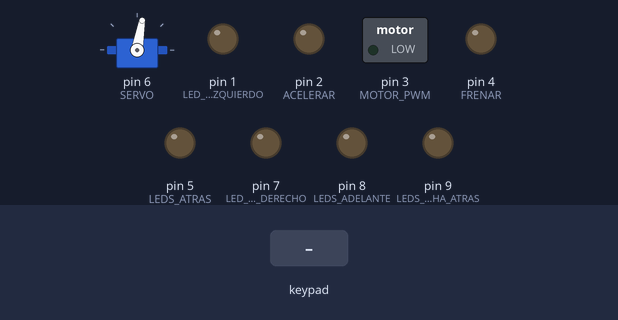
Bench run of a sketch on a simulated Arduino Uno, built with avr-gcc and run on an emulated ATmega328P. Parts: servo, switched loads named in the sketch (green lamp = pin HIGH), output pins drawn as LEDs (lit = HIGH). Inputs (shaded band) come from the test bench.

Above: at 1.2 s.
1.3 s: key 'O' pressed
At 2.3 s:
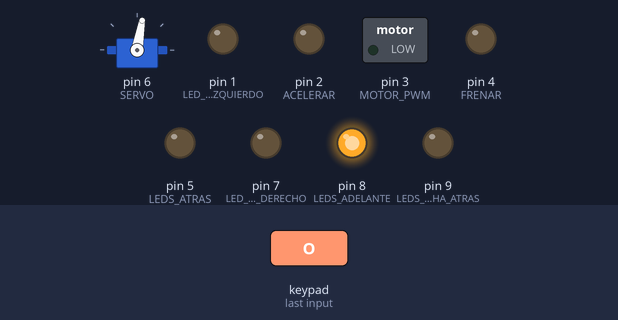
2.8 s: key 'S' pressed
At 4.0 s:
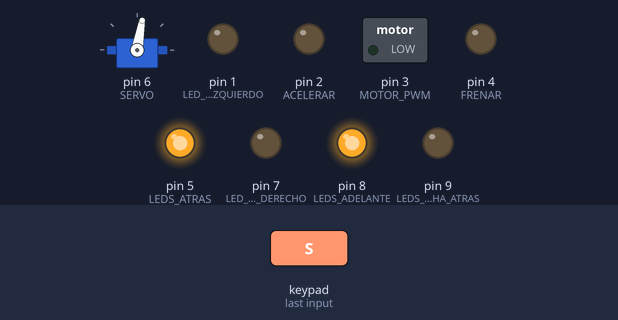
4.3 s: key 'T' pressed
At 5.3 s:
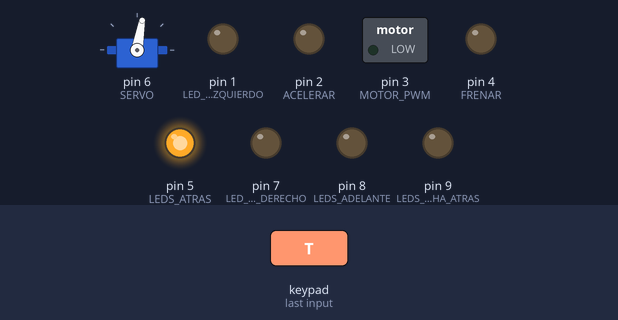
5.8 s: key 'X' pressed
At 7.2 s:
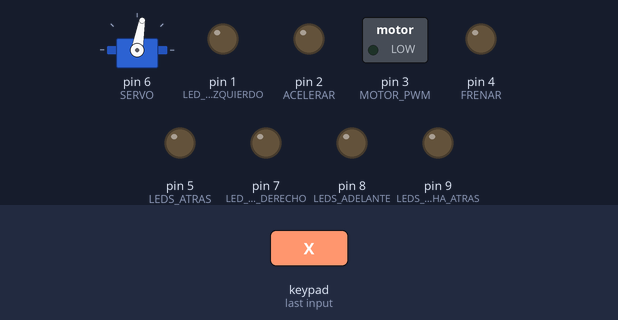
Timing chart, 0 to 8.3 s (numbered marks = the images above; inputs shaded):
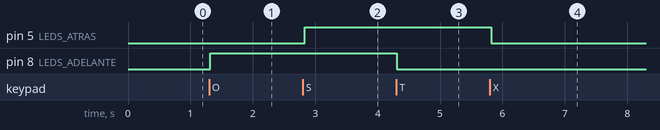

The sketch:

remote-control-car.ino
```cpp
#include <PS2X_lib.h>  //for v1.6
#include <Servo.h>
#define LEDS_ADELANTE 8
#define LEDS_ATRAS 5
#define LEDS_MARCHA_ATRAS 9
#define LED_GIRO_IZQUIERDO 1
#define LED_GIRO_DERECHO 7
#define SERVO 6
#define ACELERAR 2
#define FRENAR 4
#define MOTOR_PWM 3
#define ROTATION_SPEED 22
#define ACCELERATION 22

PS2X ps2x; // PS2 Controller Manager
Servo LXservo;

double objectiveRotation = 128;
double currentRotation = 128;
double objectiveSpeed = 128;
double currentSpeed = 128;

void setup(){
  LXservo.attach(SERVO);
  ps2x.config_gamepad(13,11,10,12, true, true); //Ajuste del pin: (clock, command, attention, data, true, true)
  pinMode(ACELERAR, OUTPUT);
  pinMode(FRENAR, OUTPUT);
  pinMode(MOTOR_PWM, OUTPUT);
  pinMode(LEDS_ADELANTE, OUTPUT);
  pinMode(LEDS_MARCHA_ATRAS, OUTPUT);
  pinMode(LEDS_ATRAS, OUTPUT);
  pinMode(LED_GIRO_IZQUIERDO, OUTPUT);
  pinMode(LED_GIRO_DERECHO, OUTPUT);
  TCCR2B = TCCR2B & B11111000 | B00000001; // Motor frequency change
}

void loop(){
  ps2x.read_gamepad();

  actualizarLedsPosicion();

  actualizarVelocidad();

  actualizarRotacion();

  actualizarLedsGiro();

  delay(50);
}

void actualizarLedsGiro() {
  if (currentRotation < 120){
    digitalWrite(LED_GIRO_IZQUIERDO, HIGH);
    digitalWrite(LED_GIRO_DERECHO, LOW);
  }

  if (currentRotation > 150){
    digitalWrite(LED_GIRO_DERECHO, HIGH);
    digitalWrite(LED_GIRO_IZQUIERDO, LOW);
  }

  if (currentRotation > 120 && currentRotation < 150){
    digitalWrite(LED_GIRO_IZQUIERDO, LOW);
    digitalWrite(LED_GIRO_DERECHO, LOW);
  }
}

void calcularRotacionActual() {
  if (currentRotation < objectiveRotation - (ROTATION_SPEED - 1)) {
    currentRotation += ROTATION_SPEED;
  } else if (currentRotation > objectiveRotation + ROTATION_SPEED - 1) {
    currentRotation -= ROTATION_SPEED;
  } else {
    currentRotation = objectiveRotation;
  }
  // La vuelta de las ruedas a su lugar inicial es automatica
  if ((objectiveRotation <= 127 && currentRotation > 127) || (objectiveRotation >= 127 && currentRotation < 127)) {
    currentRotation = 127;
  }
}

void actualizarRotacion() {
  objectiveRotation = ps2x.Analog(PSS_RX);
  calcularRotacionActual();

  double currentRotationMappedToServo = map(currentRotation, 0, 255, 15, 145);
  LXservo.write(currentRotationMappedToServo);
}

void actualizarLedsPosicion() {
  if(ps2x.ButtonPressed(PSB_CIRCLE)) digitalWrite(LEDS_ADELANTE, HIGH);
  if(ps2x.ButtonPressed(PSB_TRIANGLE)) digitalWrite(LEDS_ADELANTE, LOW);


  if(ps2x.ButtonPressed(PSB_SQUARE)) digitalWrite(LEDS_ATRAS, HIGH);
  if(ps2x.ButtonPressed(PSB_CROSS)) digitalWrite(LEDS_ATRAS, LOW);
}

void calcularVelocidadObjetivo() {
  objectiveSpeed = ps2x.Analog(PSS_LY);
  if (objectiveSpeed > 128 && objectiveSpeed < 160) {
    objectiveSpeed = 180;
  }
  if (objectiveSpeed < 128 && objectiveSpeed > 65) {
    objectiveSpeed = 40;
  }
}

void calcularVelocidadActual() {
  if (currentSpeed < objectiveSpeed - (ACCELERATION - 1)) {
    currentSpeed += ACCELERATION;
  } else if (currentSpeed > objectiveSpeed + ACCELERATION - 1) {
    currentSpeed -= ACCELERATION;
  } else if (currentSpeed < objectiveSpeed) {
    currentSpeed += 1;
  } else if (currentSpeed > objectiveSpeed) {
    currentSpeed -= 1;
  }
  if (currentSpeed > 128 && currentSpeed < 160) {
    currentSpeed = 180;
  }
  if (currentSpeed < 128 && currentSpeed > 65) {
    currentSpeed = 40;
  }
  if ((objectiveSpeed <= 128 && currentSpeed > 128) || (objectiveSpeed >= 128 && currentSpeed < 128)) {
    currentSpeed = 128;
  }
}

void actualizarVelocidad() {
  int fspeed;

  calcularVelocidadObjetivo();

  calcularVelocidadActual();

  if (currentSpeed == 128) analogWrite(MOTOR_PWM, 0);

  if (currentSpeed > 128){
    fspeed = map(currentSpeed, 129, 255, 0, 255);
    digitalWrite(ACELERAR, LOW);
    digitalWrite(FRENAR, HIGH);
    analogWrite(MOTOR_PWM, fspeed);
    digitalWrite(LEDS_MARCHA_ATRAS, HIGH);
  }

  if (currentSpeed < 128){
    fspeed = map(currentSpeed, 0, 127, 255, 0);
    digitalWrite(ACELERAR, HIGH);
    digitalWrite(FRENAR, LOW);
    analogWrite(MOTOR_PWM, fspeed);
    digitalWrite(LEDS_MARCHA_ATRAS, LOW);
  }
}
```

Measured:
- after the input at 1.3 s, pin 8 (LEDS_ADELANTE): LOW → HIGH at once
- after the input at 2.8 s, pin 5 (LEDS_ATRAS): LOW → HIGH at once
- after the input at 4.3 s, pin 8 (LEDS_ADELANTE): HIGH → LOW at once
- after the input at 5.8 s, pin 5 (LEDS_ATRAS): HIGH → LOW at once
